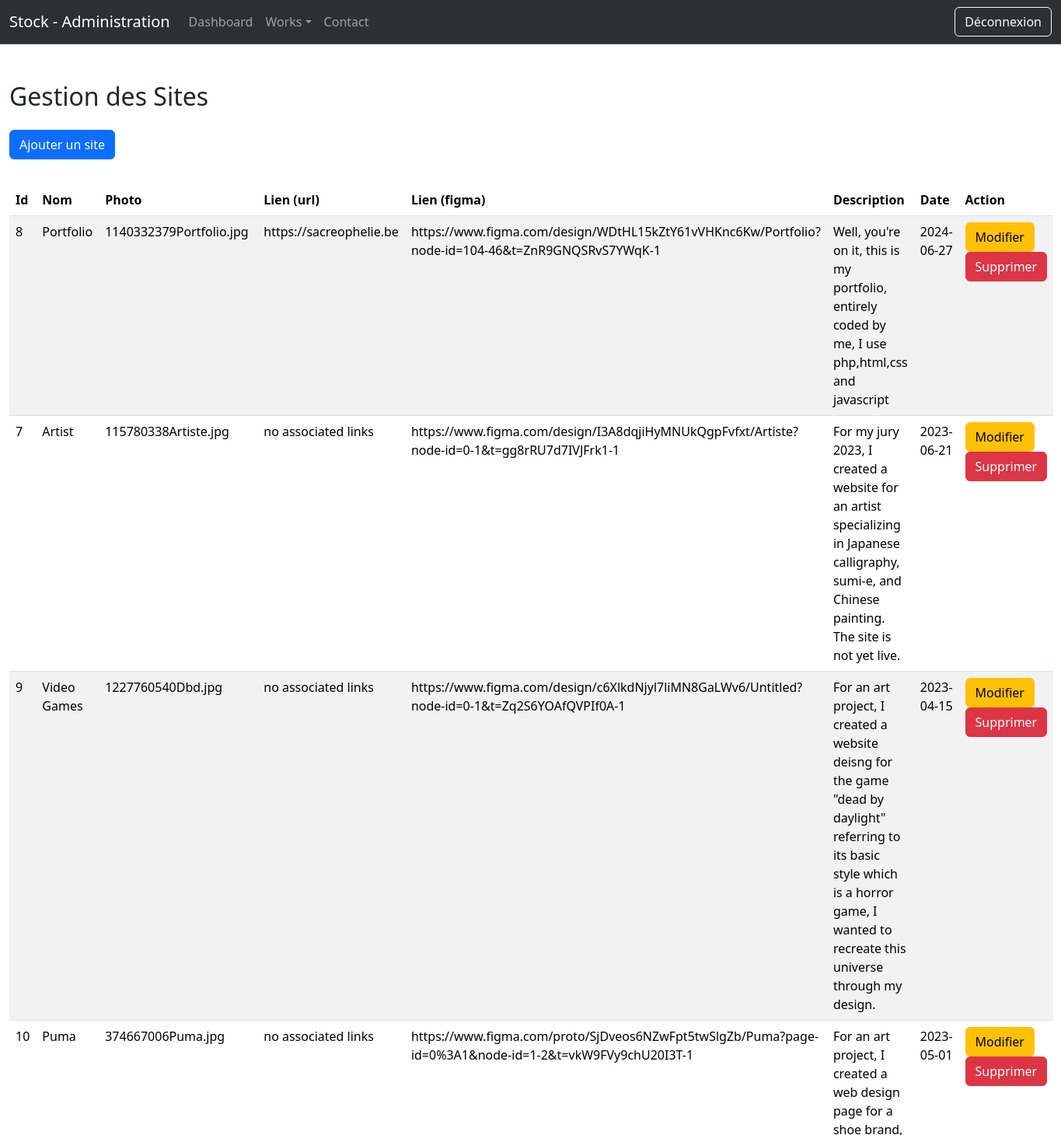
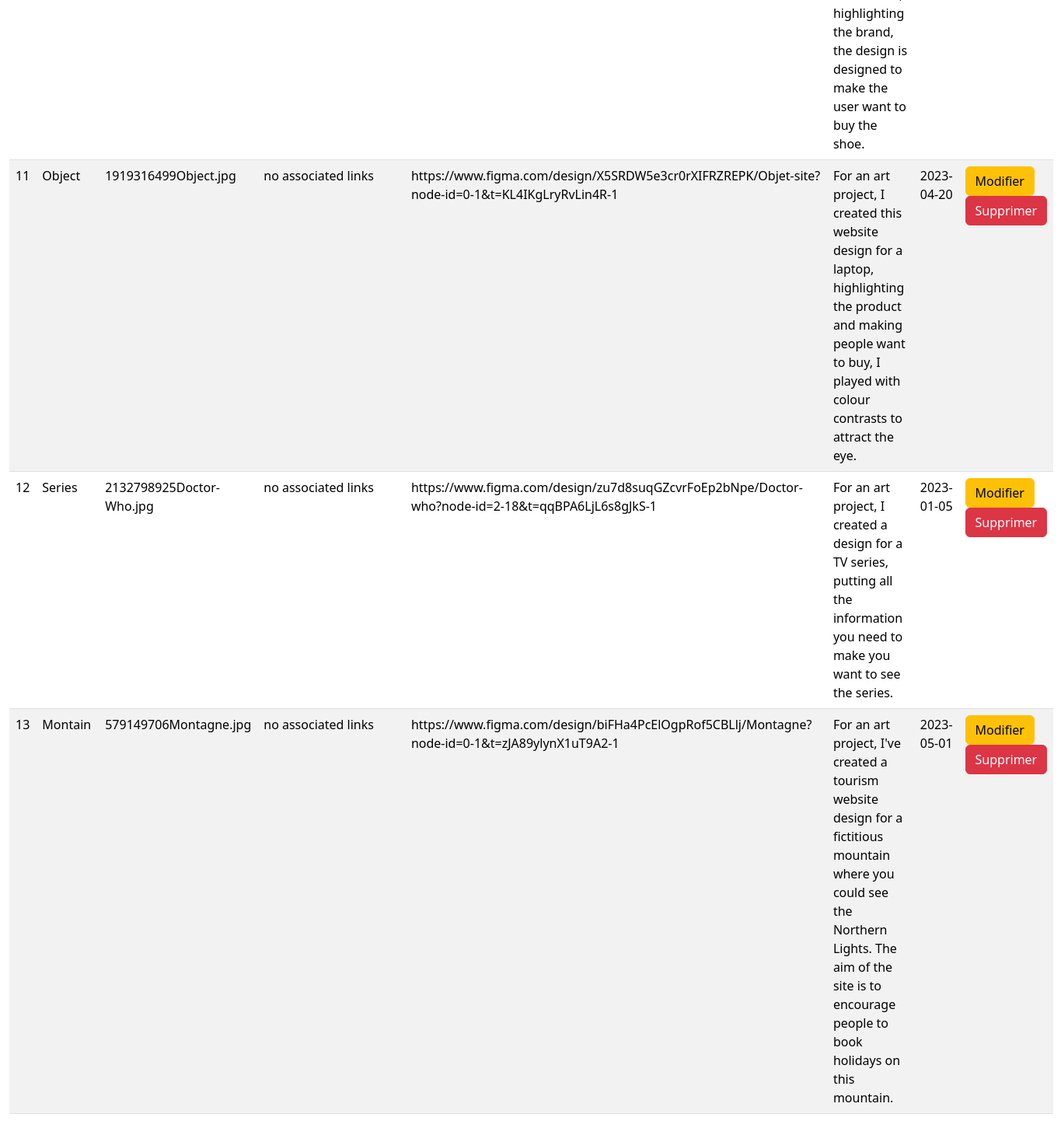
/admin/web.php (signed in), run on the app's committed database (2 pictures, top to bottom).
### tables this page shows
CREATE TABLE `web` (
  `id` int(11) NOT NULL,
  `nom` varchar(255) NOT NULL,
  `photo` varchar(255) NOT NULL,
  `url` varchar(255) NOT NULL,
  `figma` varchar(255) NOT NULL,
  `description` text NOT NULL,
  `date` date NOT NULL
);

### admin/web.php (the view, shortened to what this page needs)
<?php
    require "../connexion.php";
?>
<!DOCTYPE html>
<html lang="en">
<head>
    <link href="https://cdn.jsdelivr.net/npm/bootstrap@5.3.2/dist/css/bootstrap.min.css" rel="stylesheet">
</head>
<body>
    <?php
        include("partials/header.php");
    ?>
    <div class="container-fluid my-5">
     <h2>Gestion des Sites</h2>
     <a href="addWeb.php" class="btn btn-primary my-3">Ajouter un site</a>
     <table class="table table-striped my-3">
        <thead>
            <tr>
                <th>Id</th>
                <th>Nom</th>
                <th>Photo</th>
                <th>Lien (url)</th>
                <th>Lien (figma)</th>
                <th>Description</th>
                <th>Date</th>
                <th>Action</th>
            </tr>
        </thead>
        <tbody>
            <?php
                $req = $bdd->query("SELECT * FROM web");
                while($don = $req->fetch())
                {
                    echo "<tr>";
                        echo "<td>".$don['id']."</td>";
                        echo "<td>".$don['nom']."</td>";
                        echo "<td>".$don['photo']."</td>";
                        echo "<td>".$don['url']."</td>";
                        echo "<td>".$don['figma']."</td>";
                        echo "<td>".$don['description']."</td>";
                        echo "<td>".$don['date']."</td>";
                        echo "<td>";
                            echo "<a href='updateWeb.php?id=".$don['id']."' class='btn btn-warning'>Modifier</a>";
                            echo "<a href='web.php?delete=".$don['id']."' class='btn btn-danger'>Supprimer</a>";
                        echo "</td>";
                    echo "</tr>";
                }
            ?>
        </tbody>
     </table>
    </div>
</body>
</html>

### data on the page
web: id "8", nom "Portfolio", photo "1140332379Portfolio.jpg", url "https://sacreophelie.be", figma "https://www.figma.com/design/WDtHL15kZtY61vVHKnc6Kw/Portfolio?node-id=104-46&t=ZnR9GNQSRvS7YWqK-1", description "Well, you're on it, this is my portfolio, entirely coded by me, I use php,html,css and javascript", date "2024-06-27"
web: id "7", nom "Artist", photo "115780338Artiste.jpg", url "no associated links", figma "https://www.figma.com/design/I3A8dqjiHyMNUkQgpFvfxt/Artiste?node-id=0-1&t=gg8rRU7d7IVJFrk1-1", description "For my jury 2023, I created a website for an artist specializing in Japanese calligraphy, sumi-e, and Chinese painting. The site is not yet live.", date "2023-06-21"
web: id "9", nom "Video Games", photo "1227760540Dbd.jpg", url "no associated links", figma "https://www.figma.com/design/c6XlkdNjyl7liMN8GaLWv6/Untitled?node-id=0-1&t=Zq2S6YOAfQVPIf0A-1", description "For an art project, I created a website deisng for the game \"dead by daylight\" referring to its basic style which is a horror game, I wanted to recreate this universe through my design.", date "2023-04-15"
web: id "10", nom "Puma", photo "374667006Puma.jpg", url "no associated links", figma "https://www.figma.com/proto/SjDveos6NZwFpt5twSlgZb/Puma?page-id=0%3A1&node-id=1-2&t=vkW9FVy9chU20I3T-1", description "For an art project, I created a web design page for a shoe brand, highlighting the brand, the design is designed to make the user want to buy the shoe.", date "2023-05-01"
web: id "11", nom "Object", photo "1919316499Object.jpg", url "no associated links", figma "https://www.figma.com/design/X5SRDW5e3cr0rXIFRZREPK/Objet-site?node-id=0-1&t=KL4IKgLryRvLin4R-1", description "For an art project, I created this website design for a laptop, highlighting the product and making people want to buy, I played with colour contrasts to attract the eye.", date "2023-04-20"
web: id "12", nom "Series", photo "2132798925Doctor-Who.jpg", url "no associated links", figma "https://www.figma.com/design/zu7d8suqGZcvrFoEp2bNpe/Doctor-who?node-id=2-18&t=qqBPA6LjL6s8gJkS-1", description "For an art project, I created a design for a TV series, putting all the information you need to make you want to see the series.", date "2023-01-05"
web: id "13", nom "Montain", photo "579149706Montagne.jpg", url "no associated links", figma "https://www.figma.com/design/biFHa4PcElOgpRof5CBLlj/Montagne?node-id=0-1&t=zJA89ylynX1uT9A2-1", description "For an art project, I've created a tourism website design for a fictitious mountain where you could see the Northern Lights. The aim of the site is to encourage people to book holidays on this mountain.", date "2023-05-01"
